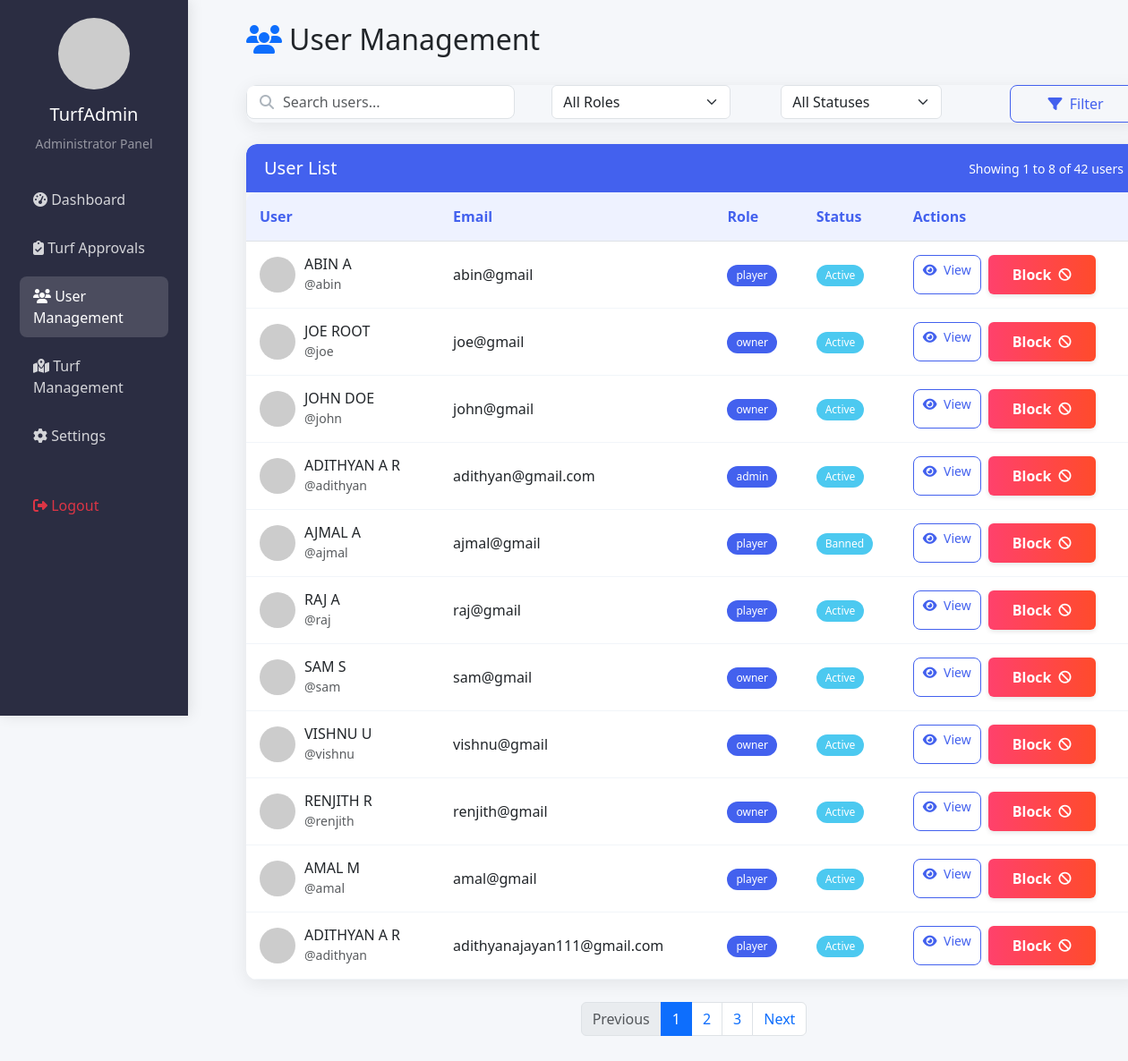
/admin_usermanagement/ (signed in), run on an earlier commit of the app's database.
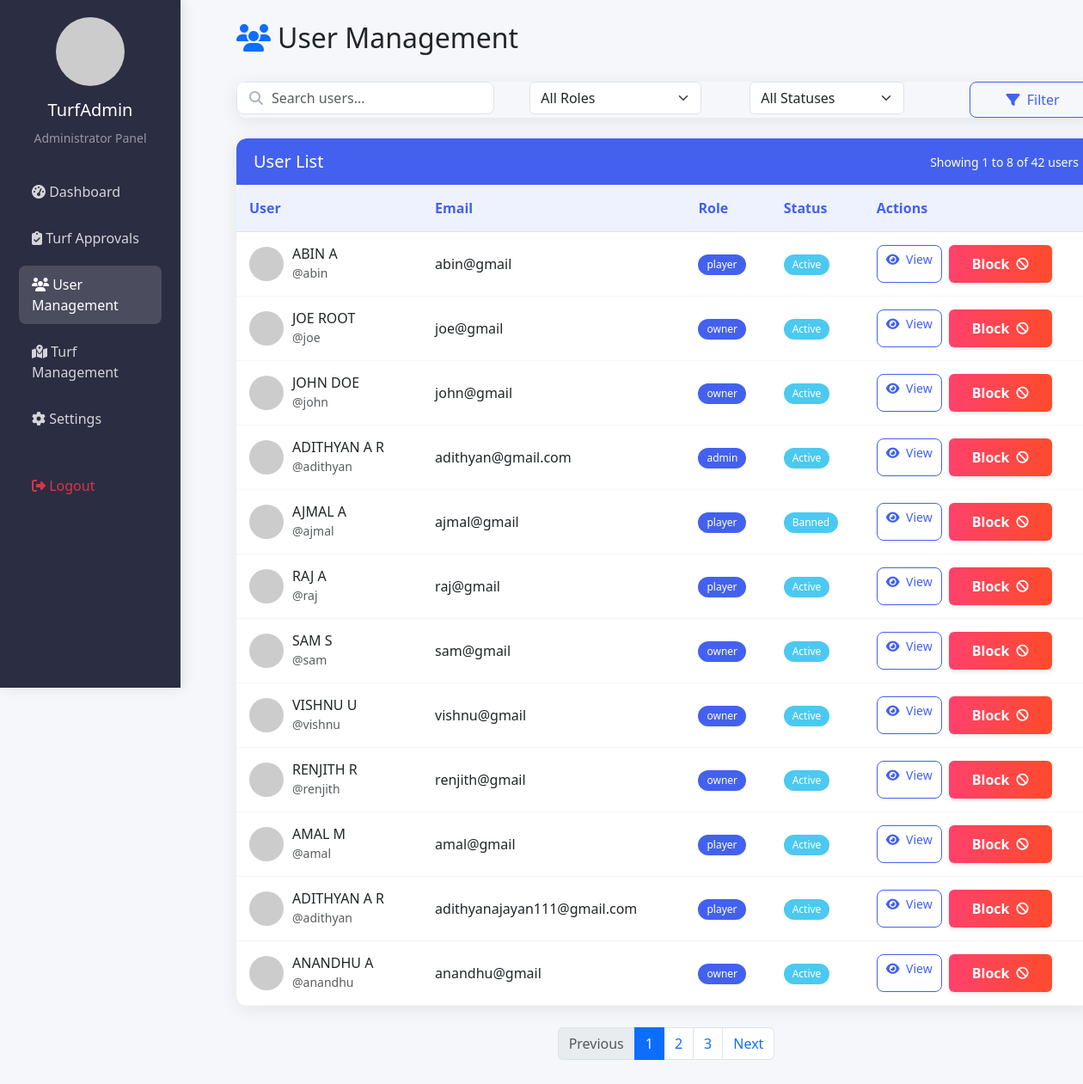
And on a later commit of the database.
### Turfapp/models.py (models this page shows, shortened)
class CustomUser(AbstractBaseUser,PermissionsMixin):
    phone = models.CharField(max_length=10,unique=True)
    profile_pic = models.ImageField(upload_to='profile_images/', null=True, blank=True)
    first_name = models.CharField(max_length=15)
    last_name = models.CharField(max_length=15)
    role = models.CharField(max_length=10, choices=[('player', 'Player'), ('owner', 'Owner'), ('admin', 'admin')],default='player')
    email = models.EmailField(unique=True)
    is_active = models.BooleanField(default=True)
    is_staff = models.BooleanField(default=False)
    is_blocked = models.BooleanField(default=False)
    USERNAME_FIELD = "email"
    REQUIRED_FIELDS = ["phone", "first_name", "last_name"]
    objects = UserManager()

### Turfapp/views.py (the view)
# urls.py: path("admin_usermanagement/",views.admin_usermanagement,name='admin_usermanagement'),
@login_required
def admin_usermanagement(request):
    users = CustomUser.objects.all()
    return render(request,"admin_usermanagement.html",{'users':users})

### Turfapp/templates/admin_usermanagement.html (shortened to what the changed rows need)
<!DOCTYPE html>
<html lang="en">
<head>
    <link href="https://cdn.jsdelivr.net/npm/bootstrap@5.3.0/dist/css/bootstrap.min.css" rel="stylesheet">
    <link rel="stylesheet" href="https://cdnjs.cloudflare.com/ajax/libs/font-awesome/6.4.0/css/all.min.css">
</head>
<body>
    <div class="container-fluid">
        <div class="row">
            <div class="col-lg-10 col-md-9 main-content">
                <div class="d-flex justify-content-between align-items-center mb-4">
                    <h2><i class="fas fa-users text-primary me-2"></i>User Management</h2>
                </div>
                <div class="dashboard-card">
                    <div class="card-body p-0">
                        <div class="table-responsive">
                            <table class="table table-hover mb-0">
                                <thead>
                                    <tr>
                                        <th>User</th>
                                        <th>Email</th>
                                        <th>Role</th>
                                        <th>Status</th>
                                        <th>Actions</th>
                                    </tr>
                                </thead>
                                <tbody>
                                    {% for user in users %}
                                    <tr>
                                        <td>
                                            <div class="d-flex align-items-center">
                                                <img src="https://randomuser.me/api/portraits/men/32.jpg"
                                                    class="user-avatar" alt="User">
                                                <div>
                                                    <h6 class="mb-0">{{user.first_name|upper}} {{user.last_name|upper}}</h6>
                                                    <small
                                                        class="text-muted">@{{user.first_name}}</small>
                                                </div>
                                            </div>
                                        </td>
                                        <td>{{user.email}}</td>
                                        <td><span class="badge badge-admin">{{user.role}}</span></td>
                                        <td><span class="badge badge-active">{{ user.is_active|yesno:"Active,Banned"}}</span></td>
                                        <td>
                                            <div class="action-buttons">
                                                <a href="{% url 'user_details' user.id %}" class="btn btn-sm btn-outline-primary"
                                                    >
                                                    <i class="fas fa-eye me-1"></i> View
                                                </a>
                                                {% if not user.is_blocked %}
                                                <form method="post" action="{% url 'block_user' user.id %}"
                                                style="display: inline;">
                                                <button type="submit" class="action-btn approve-btn"
                                                    title="Confirm">Block
                                                    <i class="fas fa-ban"></i>
                                                </button>
                                            </form>
                                            {% endif %}
                                            </div>
                                        </td>
                                    </tr>
                                    {% endfor %}
                                </tbody>
                            </table>
                        </div>
                    </div>
                </div>
            </div>
        </div>
    </div>
</body>
</html>

What changed in the data, as far as the page shows it:
added CustomUser: first_name "ANANDHU", last_name "A", first_name "anandhu", email "anandhu@gmail", role "owner", is_active "Active", is_blocked "Block"
